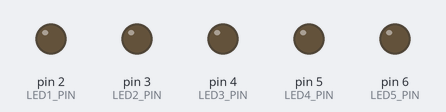
Recording of a sketch running on a simulated Arduino Uno, built with avr-gcc and run on an emulated ATmega328P. Shown: output pins drawn as LEDs (lit = HIGH).

Above: at 0.2 s.
At 0.7 s:
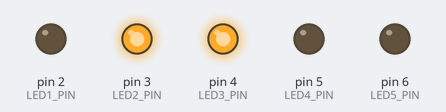
At 1.7 s:
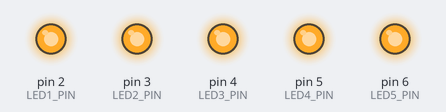
At 3.2 s:
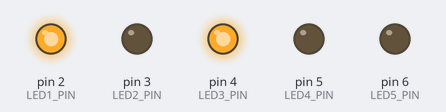
At 4.7 s:
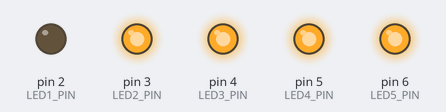
At 6.2 s:
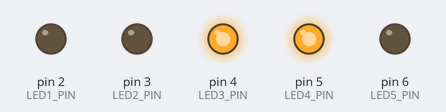
Timing chart, 0 to 6.9 s (numbered marks = the images above):
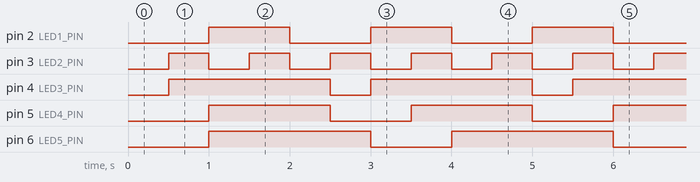

Measured:
- by itself, pin 2 (LED1_PIN): alternates HIGH for 1.0 s and LOW for 1.0 s
- by itself, pin 3 (LED2_PIN): alternates HIGH for 0.50 s and LOW for 0.50 s
- by itself, pin 4 (LED3_PIN): alternates HIGH for 2.0 s and LOW for 0.50 s
- by itself, pin 5 (LED4_PIN): alternates HIGH for 1.5 s and LOW for 1.0 s
- by itself, pin 6 (LED5_PIN): alternates HIGH for 2.0 s and LOW for 1.0 s

The sketch:

4.4.ino
```cpp
#define LED1_PIN 2
#define LED2_PIN 3
#define LED3_PIN 4
#define LED4_PIN 5
#define LED5_PIN 6

unsigned long previousMillis1 = 0;
unsigned long previousMillis2 = 0;
unsigned long previousMillis3 = 0;
unsigned long previousMillis4 = 0;
unsigned long previousMillis5 = 0;

const long interval1_on = 1000;
const long interval1_off = 1000;
const long interval2_on = 500;
const long interval2_off = 500;
const long interval3_on = 2000;
const long interval3_off = 500;
const long interval4_on = 1500;
const long interval4_off = 1000;
const long interval5_on = 2000;
const long interval5_off = 1000;

void setup() {
  pinMode(LED1_PIN, OUTPUT);
  pinMode(LED2_PIN, OUTPUT);
  pinMode(LED3_PIN, OUTPUT);
  pinMode(LED4_PIN, OUTPUT);
  pinMode(LED5_PIN, OUTPUT);
}

void loop() {
  unsigned long currentMillis = millis();

  // LED 1
  if ((digitalRead(LED1_PIN) == HIGH && currentMillis - previousMillis1 >= interval1_on) ||
      (digitalRead(LED1_PIN) == LOW && currentMillis - previousMillis1 >= interval1_off)) {
    previousMillis1 = currentMillis;
    digitalWrite(LED1_PIN, !digitalRead(LED1_PIN));
  }

  // LED 2
  if ((digitalRead(LED2_PIN) == HIGH && currentMillis - previousMillis2 >= interval2_on) ||
      (digitalRead(LED2_PIN) == LOW && currentMillis - previousMillis2 >= interval2_off)) {
    previousMillis2 = currentMillis;
    digitalWrite(LED2_PIN, !digitalRead(LED2_PIN));
  }

  // LED 3
  if ((digitalRead(LED3_PIN) == HIGH && currentMillis - previousMillis3 >= interval3_on) ||
      (digitalRead(LED3_PIN) == LOW && currentMillis - previousMillis3 >= interval3_off)) {
    previousMillis3 = currentMillis;
    digitalWrite(LED3_PIN, !digitalRead(LED3_PIN));
  }

  // LED 4
  if ((digitalRead(LED4_PIN) == HIGH && currentMillis - previousMillis4 >= interval4_on) ||
      (digitalRead(LED4_PIN) == LOW && currentMillis - previousMillis4 >= interval4_off)) {
    previousMillis4 = currentMillis;
    digitalWrite(LED4_PIN, !digitalRead(LED4_PIN));
  }

  // LED 5
  if ((digitalRead(LED5_PIN) == HIGH && currentMillis - previousMillis5 >= interval5_on) ||
      (digitalRead(LED5_PIN) == LOW && currentMillis - previousMillis5 >= interval5_off)) {
    previousMillis5 = currentMillis;
    digitalWrite(LED5_PIN, !digitalRead(LED5_PIN));
  }
}
```
